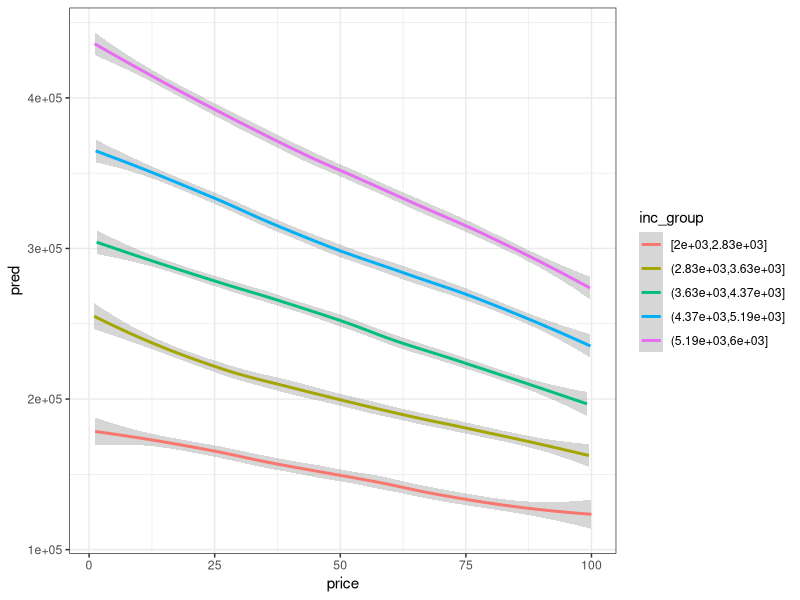

The R script that drew this image:
## ---- chunk 1
library(tidyverse)
# try out how interaction works
df <- tibble(
  price = seq(1, 100, length.out = 1000),
  inc = runif(1000, 2000, 6000),
  temp = 60,
)


df %>% 
  mutate(inc_group = cut_number(inc, 5),
         pred = -6329.81 + 23.35*price + 78.08*inc + 2.82*temp + -0.28*price*inc) %>% 
  ggplot(aes(price, pred, colour = inc_group)) +
  geom_smooth() +
  theme_bw()
## ---- chunk 2
# t mit 24 freiheitsgraden
# 
# t wert aus tabelle ist nicht t wert, den wir für konfidenzintervall benötigen
interval <- qnorm(.975) * 0.42
# upper bound:
2.82 +  interval

# lower bound
2.82 - interval
